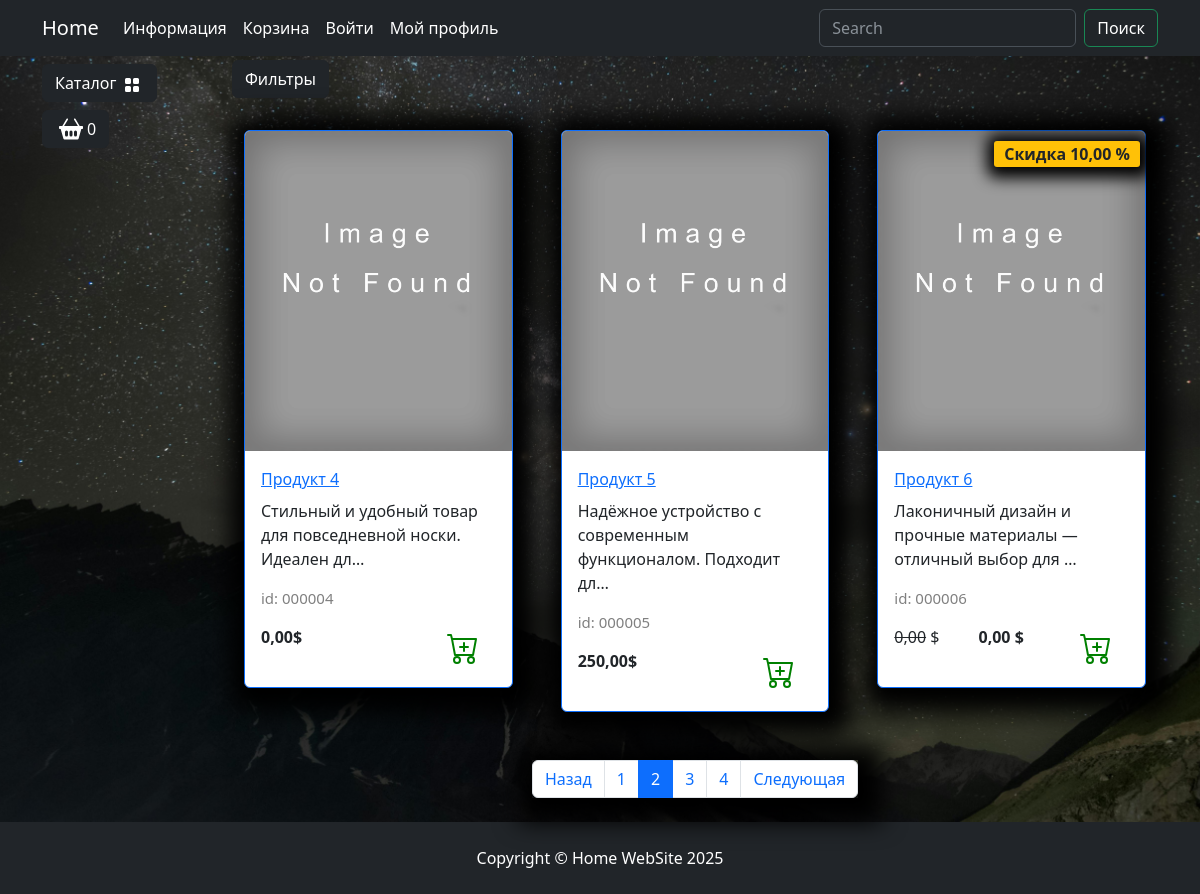
/catalog/all/2/, run on an earlier commit of the app's database.
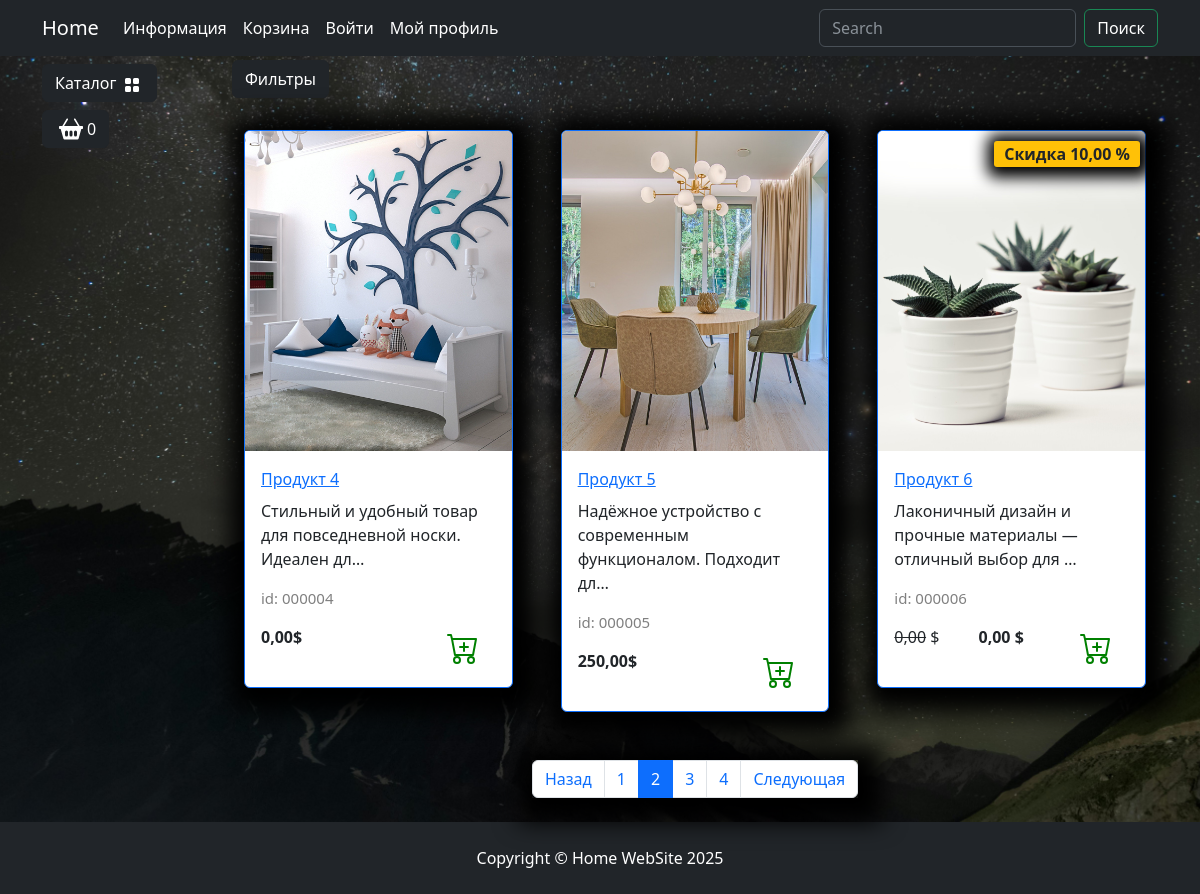
And on a later commit of the database.
### goods/models.py (models this page shows, shortened)
class Products(models.Model):
    name = models.CharField(max_length=150, unique=True,
                            verbose_name='Название')
    slug = models.SlugField(max_length=200, unique=True,
                            blank=True, null=True, verbose_name='URL')
    description = models.TextField(
        blank=True, null=True, verbose_name='Описание')
    image = models.ImageField(upload_to='goods_images',
                              blank=True, null=True, verbose_name='Изображения')
    price = models.DecimalField(
        default=0.00, max_digits=7, decimal_places=2, verbose_name='Цена')
    discount = models.DecimalField(
        default=0.00, max_digits=4, decimal_places=2, verbose_name='Скидка в %')
    quantity = models.PositiveBigIntegerField(
        default=0, verbose_name='Количество')
    category = models.ForeignKey(
        to=Categories, on_delete=models.CASCADE, verbose_name='Категория')
    class Meta:
        db_table = 'product'
        verbose_name = 'Продукт'
        verbose_name_plural = 'Продукты'
        ordering = ("id",)
    def display_id(self):
        return f"{self.id:06}"
    def sell_price(self):
        if self.discount:
            return round(self.price - self.price*self.discount/100, 2)
        return self.price

### goods/views.py (the view)
# urls.py: path('catalog/', include('goods.urls', namespace='catalog')),
def catalog(request, category_slug, page=1):
    if category_slug == 'all':
        goods = Products.objects.all()
    else:
        goods = get_list_or_404(
            Products.objects.filter(category__slug=category_slug))
    paginator = Paginator(goods, 3)
    current_page = paginator.page(page)
    context = {
        'title': 'Home - Каталог',
        'goods': current_page,
        'slug_url': category_slug
    }
    return render(request, 'goods/catalog.html', context)

### goods/templatetags/goods_tags.py (called while the page is built)
@register.simple_tag()
def tag_categories():
    return Categories.objects.all()

### goods/templates/goods/catalog.html (shortened to what the changed rows need)
{% extends "main/base.html" %}
{% load  static  %}
{% block  content  %}
                    <div class="row">
                        {% for product  in goods %}
                        <div class="col-lg-4 col-md-6 p-4">
                            <div class="card border-primary rounded custom-shadow">
                                {% if product.image %}
                                    <img src="{{product.image.url}}" class="card-img-top" alt="{{ product.name }}">
                                {% else %}
                                    <img src="{% static "deps/images/Not found image.png" %}" class="card-img-top" alt="...">
                                {% endif %}
                                <div class="card-body">
                                    <a href="{% url "catalog:product" product.slug %}">
                                        <p class="card-title">{{product.name}}</p>
                                    </a>
                                    <p class="card-text ">{{product.description|truncatechars:60}}</p>
                                    <p class="product_id">id: {{product.display_id}}</p>
                                    <div class="d-flex justify-content-between">
                                        {% if product.discount %}
                                            <p><s>{{product.price}}</s> $</p>
                                            <p><strong>{{product.sell_price}} $</strong></p>
                                            <span class="badge bg-warning text-dark">Скидка {{product.discount}} %</span>
                                        {% else %}
                                            <p><strong>{{product.price}}$</strong></p>
                                        {% endif %}
                                        <a href="#" class="btn add-to-cart">
                                            <img class="mx-1" src="{% static "deps/icons/cart-plus.svg" %}" alt="Catalog Icon"
                                                width="32" height="32">
                                        </a>
                                    </div>
                                </div>
                            </div>
                        </div>
                        {% endfor %}
                    </div>
{% endblock  %}

What changed in the data, as far as the page shows it:
changed Products "Продукт 4": image: picture added
changed Products "Продукт 5": image: picture added
changed Products "Продукт 6": image: picture added
